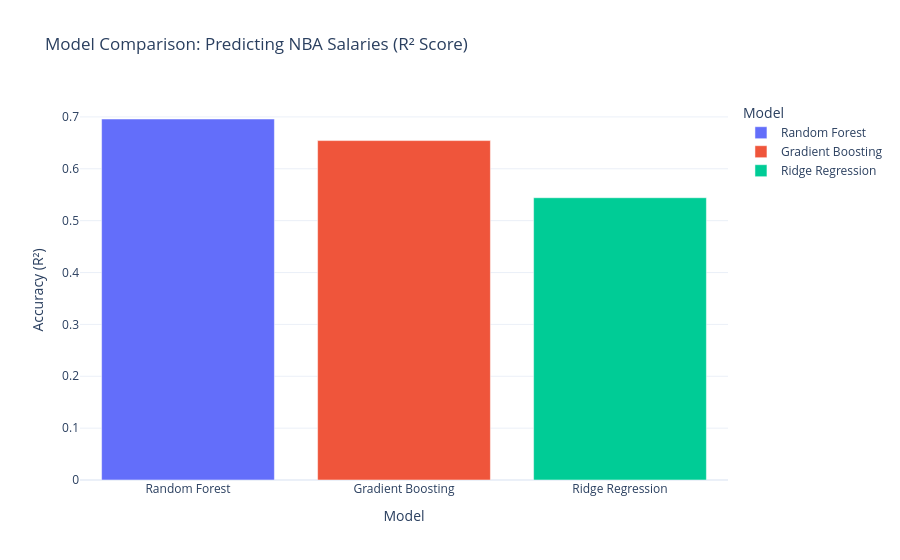
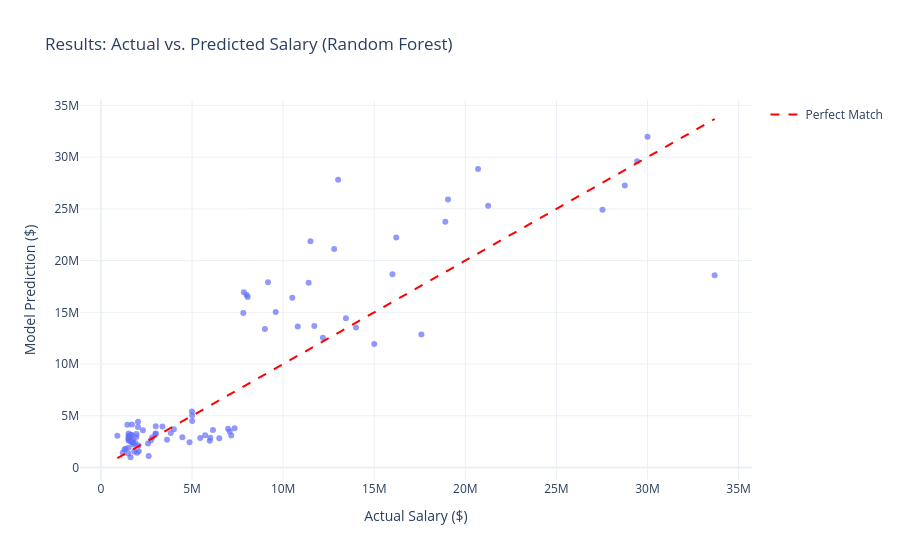

The code cell stored with these charts, in order, in its notebook:
### Markdown cell above
## 🤖 Predictive Modeling
I compare three distinct mathematical approaches to find the most accurate predictor:
1. **Random Forest:** Captures non-linear relationships (e.g., the "Superstar Effect" where double the points might triple the salary).
2. **Gradient Boosting:** An iterative optimizer that refines predictions based on previous errors.
3. **Ridge Regression:** A linear approach with L2 regularization to handle the high correlation between basketball stats.

### Code cell
# 2. Data Engineering: Robust Position Cleaning
# Handles 'C-PF' -> 'C' and 'PF-C' -> 'PF' correctly
ss['Pos_Cleaned'] = ss['Pos'].str.split('-').str[0]

# 3. Feature Selection & Target Definition
# We exclude financial 'leaks' and non-numeric identifiers
target = 'salary_20-21'
exclude = ['salary_21-22', 'guaranteed_money', 'salary_above_average', 'Rk', 'salary_rank', 'player_name', 'Tm', 'Pos', 'signed_using']

# Drop missing values in target and select numeric stats
df = ss.dropna(subset=[target])
numeric_df = df.select_dtypes(include=[np.number])
X = numeric_df.drop(columns=[col for col in exclude if col in numeric_df.columns] + [target])
y = numeric_df[target]

# 4. Train/Test Split (80% Train, 20% Test)
X_train, X_test, y_train, y_test = train_test_split(X, y, test_size=0.2, random_state=42)

# 5. Define the 3 Models
# Using a Pipeline for Ridge ensures we scale the data properly without leakage
models = {
    "Random Forest": RandomForestRegressor(n_estimators=200, max_depth=10, random_state=42),
    "Gradient Boosting": GradientBoostingRegressor(n_estimators=100, learning_rate=0.1, random_state=42),
    "Ridge Regression": Pipeline([
        ('scaler', StandardScaler()), 
        ('model', Ridge(alpha=1.0, solver='cholesky')) # 'cholesky' avoids the sym_pos error
    ])
}

# 6. Evaluation Loop
results = []
predictions = {}

for name, model in models.items():
    model.fit(X_train, y_train)
    y_pred = model.predict(X_test)
    predictions[name] = y_pred
    
    # Calculate Metrics
    r2 = r2_score(y_test, y_pred)
    mae = mean_absolute_error(y_test, y_pred)
    results.append({"Model": name, "R2": r2, "MAE": mae})

results_df = pd.DataFrame(results).sort_values('R2', ascending=False)

# --- RESULTS PLOT 1: Model Benchmarking ---
fig_bench = px.bar(
    results_df, x='Model', y='R2', color='Model',
    title="Model Comparison: Predicting NBA Salaries (R² Score)",
    labels={'R2': 'Accuracy (R²)'},
    template='plotly_white'
)
fig_bench.show()

# --- RESULTS PLOT 2: Best Model Prediction Accuracy ---
best_model_name = results_df.iloc[0]['Model']
best_preds = predictions[best_model_name]
test_players = df.loc[X_test.index, 'player_name']

fig_res = px.scatter(
    x=y_test, y=best_preds, hover_name=test_players,
    title=f"Results: Actual vs. Predicted Salary ({best_model_name})",
    labels={'x': 'Actual Salary ($)', 'y': 'Model Prediction ($)'},
    template='plotly_white', opacity=0.7
)
# Add the 'Perfect Match' identity line
fig_res.add_trace(go.Scatter(x=[y_test.min(), y_test.max()], y=[y_test.min(), y_test.max()],
                             mode='lines', line=dict(color='red', dash='dash'), name='Perfect Match'))
fig_res.show()
display(results_df)

# 1. Create a dictionary to hold importance values
importance_data = {'Feature': X.columns}

# 2. Extract Feature Importance from Random Forest
importance_data['Random Forest'] = models["Random Forest"].feature_importances_

# 3. Extract Feature Importance from Gradient Boosting
importance_data['Gradient Boosting'] = models["Gradient Boosting"].feature_importances_

# 4. Extract Coefficients from Ridge Regression 
# Note: We use .abs() because magnitude indicates importance. 
# We access 'model' because it is inside a Pipeline.
ridge_coefs = np.abs(models["Ridge Regression"].named_steps['model'].coef_)
importance_data['Ridge (Abs Coef)'] = ridge_coefs

# 5. Create the DataFrame
importance_table = pd.DataFrame(importance_data)

# 6. Sort by the best performing model (usually Random Forest) to see the top drivers
importance_table = importance_table.sort_values(by='Random Forest', ascending=False).reset_index(drop=True)

# 7. Display the Top 10 Features
print("\n--- Top 10 Most Important Features Across Models ---")
display(importance_table.head(10).style.background_gradient(cmap='Blues'))

### Figure 1 — Plotly figure (JSON) as saved in the notebook; plotly's stock layout.template omitted (floating-point values rounded to 4 significant figures)
{"data": [{"hovertemplate": "Model=%{x}<br>Accuracy (R²)=%{y}<extra></extra>", "legendgroup": "Random Forest", "marker": {"color": "#636efa", "pattern": {"shape": ""}}, "name": "Random Forest", "orientation": "v", "showlegend": true, "textposition": "auto", "type": "bar", "x": ["Random Forest"], "xaxis": "x", "y": [0.696], "yaxis": "y"}, {"hovertemplate": "Model=%{x}<br>Accuracy (R²)=%{y}<extra></extra>", "legendgroup": "Gradient Boosting", "marker": {"color": "#EF553B", "pattern": {"shape": ""}}, "name": "Gradient Boosting", "orientation": "v", "showlegend": true, "textposition": "auto", "type": "bar", "x": ["Gradient Boosting"], "xaxis": "x", "y": [0.6544], "yaxis": "y"}, {"hovertemplate": "Model=%{x}<br>Accuracy (R²)=%{y}<extra></extra>", "legendgroup": "Ridge Regression", "marker": {"color": "#00cc96", "pattern": {"shape": ""}}, "name": "Ridge Regression", "orientation": "v", "showlegend": true, "textposition": "auto", "type": "bar", "x": ["Ridge Regression"], "xaxis": "x", "y": [0.5442], "yaxis": "y"}], "layout": {"barmode": "relative", "legend": {"title": {"text": "Model"}, "tracegroupgap": 0}, "title": {"text": "Model Comparison: Predicting NBA Salaries (R² Score)"}, "xaxis": {"anchor": "y", "categoryarray": ["Random Forest", "Gradient Boosting", "Ridge Regression"], "categoryorder": "array", "domain": [0, 1], "title": {"text": "Model"}}, "yaxis": {"anchor": "x", "domain": [0, 1], "title": {"text": "Accuracy (R²)"}}}}

### Figure 2 — Plotly figure (JSON) as saved in the notebook; plotly's stock layout.template omitted (floating-point values rounded to 4 significant figures)
{"data": [{"hovertemplate": "<b>%{hovertext}</b><br><br>Actual Salary ($)=%{x}<br>Model Prediction ($)=%{y}<extra></extra>", "hovertext": ["Doug McDermott", "Willie Cauley-Stein", "Josh Richardson", "Cody Martin", "Vincent Poirier", "Larry Nance Jr.", "Talen Horton-Tucker", "Jordan Clarkson", "Delon Wright", "Fred VanVleet", "Rodions Kurucs", "Wendell Carter Jr.", "Mfiondu Kabengele", "Karl-Anthony Towns", "Julius Randle", "Michael Carter-Williams", "Robert Woodard", "Ersan İlyasova", "Vernon Carey Jr.", "Josh Green", "Giannis Antetokounmpo", "George Hill", "Aron Baynes", "Andre Iguodala", "Luka Dončić", "Daniel Gafford", "Facundo Campazzo", "Enes Kanter", "Lou Williams", "Malcolm Brogdon", "Jahlil Okafor", "Kevin Porter Jr.", "Tyrese Haliburton", "Marcus Smart", "Collin Sexton", "Clint Capela", "Ty Jerome", "Gorgui Dieng", "Khem Birch", "Caris LeVert", "Ish Smith", "Wenyen Gabriel", "Jeremy Lamb", "Marquese Chriss", "Blake Griffin", "Bradley Beal", "Richaun Holmes", "Semi Ojeleye", "Alex Caruso", "Tony Snell", "Jae'Sean Tate", "Trevor Ariza", "Jerami Grant", "Malachi Flynn", "Precious Achiuwa", "Udoka Azubuike", "Ja Morant", "Abdel Nader", "Dillon Brooks", "Jordan Nwora", "Javonte Green", "Seth Curry", "Sviatoslav Mykhailiuk", "Obi Toppin", "Mychal Mulder", "Patrick Williams", "Desmond Bane", "Justin Holiday", "Christian Wood", "Carsen Edwards", "Nemanja Bjelica", "Tyrell Terry", "Jeff Teague", "Shake Milton", "Juan Hernangómez", "Bruno Fernando", "Monte Morris", "LaMelo Ball", "Bol Bol", "Torrey Craig", "Kyle Lowry", "Wayne Ellington", "Robert Williams", "Bruce Brown", "Rudy Gay", "Mo Bamba", "Deni Avdija", "Alec Burks"], "legendgroup": "", "marker": {"color": "#636efa", "opacity": 0.7, "symbol": "circle"}, "mode": "markers", "name": "", "orientation": "v", "showlegend": false, "type": "scatter", "x": [7333333, 4000000, 10800000, 1517981, 2619207, 11709091, 1517981, 11500000, 9000000, 21250000, 1780152, 5448840, 2075880, 29430000, 18900000, 3000000, 1500000, 1194542, 1350000, 2816760, 27528090, 9590602, 6975610, 15000000, 8049360, 1517981, 3623000, 5005350, 8000000, 20700000, 1882867, 2033160, 3831840, 13446428, 4991880, 16000000, 2303040, 17587688, 3000000, 16203704, 6146341, 1620564, 10500000, 1824003, 33685241, 28751775, 5005350, 1752950, 2750000, 12178571, 1445967, 12800000, 19047619, 1950600, 2582160, 1977000, 9166800, 1752950, 11400000, 898310, 1517981, 7813953, 1663861, 4862040, 1517981, 7068360, 1936440, 5720400, 13015874, 1517981, 7150000, 1289846, 3372826, 1701593, 6493000, 1517981, 1663861, 7839960, 2058240, 1678854, 30000000, 3005225, 2029920, 1663861, 14000000, 5969040, 4469160, 6000000], "xaxis": "x", "y": [3789000.0, 3694000.0, 13630000.0, 2582000.0, 1118000.0, 13670000.0, 3039000.0, 21870000.0, 13390000.0, 25310000.0, 2229000.0, 2850000.0, 1559000.0, 29590000.0, 23770000.0, 3229000.0, 1349000.0, 1415000.0, 1809000.0, 2917000.0, 24920000.0, 15020000.0, 3739000.0, 11940000.0, 16470000.0, 3277000.0, 2691000.0, 4505000.0, 16670000.0, 28850000.0, 2373000.0, 4431000.0, 3343000.0, 14430000.0, 5412000.0, 18690000.0, 3595000.0, 12850000.0, 3296000.0, 22240000.0, 3625000.0, 991500.0, 16420000.0, 1543000.0, 18590000.0, 27260000.0, 5031000.0, 2679000.0, 2636000.0, 12550000.0, 4145000.0, 21120000.0, 25910000.0, 3247000.0, 2332000.0, 1426000.0, 17910000.0, 2396000.0, 17850000.0, 3066000.0, 2738000.0, 14920000.0, 2462000.0, 2442000.0, 2790000.0, 3482000.0, 2958000.0, 3107000.0, 27800000.0, 2964000.0, 3087000.0, 1733000.0, 3973000.0, 4151000.0, 2830000.0, 1912000.0, 2557000.0, 16930000.0, 2128000.0, 3149000.0, 31980000.0, 3995000.0, 3905000.0, 3133000.0, 13540000.0, 2584000.0, 2921000.0, 2878000.0], "yaxis": "y"}, {"line": {"color": "red", "dash": "dash"}, "mode": "lines", "name": "Perfect Match", "type": "scatter", "x": [898310, 33685241], "y": [898310, 33685241]}], "layout": {"legend": {"tracegroupgap": 0}, "title": {"text": "Results: Actual vs. Predicted Salary (Random Forest)"}, "xaxis": {"anchor": "y", "domain": [0, 1], "title": {"text": "Actual Salary ($)"}}, "yaxis": {"anchor": "x", "domain": [0, 1], "title": {"text": "Model Prediction ($)"}}}}
